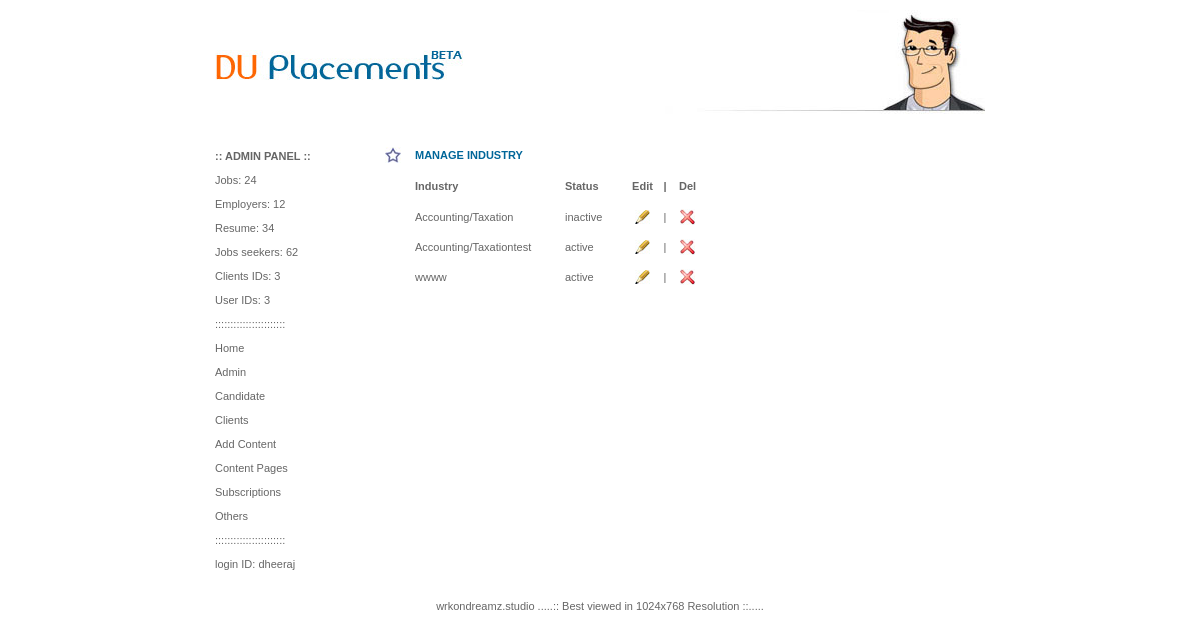
/admin/manage_industry.php (signed in), run on the app's committed database.
### tables this page shows
CREATE TABLE IF NOT EXISTS `dup_industry` (
  `industryid` int(11) NOT NULL AUTO_INCREMENT,
  `industryname` varchar(150) NOT NULL,
  `industrystatus` varchar(10) NOT NULL,
  PRIMARY KEY (`industryid`)
);

### admin/manage_industry.php (the view, shortened to what this page needs)
<?php
$sql = "select * from dup_industry";
$res = mysql_query($sql);
include("header.php");
?>
      <div style="width:770px; float:left;">
        <?php include("menu.php");?>
	<div align="left" class="adminright">
    <div style="width:600px; padding-top:5px;">
    <div style="width:600px; float:left;">
	<table width="320" border="0" cellspacing="0" cellpadding="0">
  	<tr>
    <td width="30" align="left" valign="middle"><strong><img src="../images/admin-star.jpg" alt="star" /></strong></td>
    <td width="150" height="20" align="left" valign="middle"><span class="blue"><strong> MANAGE INDUSTRY </strong></span></td>
    <td width="60" height="20" align="left" valign="middle"></td>
    <td width="35" height="20" align="left" valign="middle"></td>
    <td width="10" align="left" valign="middle"></td>
    <td width="35" height="20" align="left" valign="middle"></td>
  	</tr>
  	<tr>
    <td width="30" height="15" align="left" valign="middle"></td>
    <td width="150" height="15" align="left" valign="middle"></td>
    <td width="60" height="15" align="left" valign="middle"></td>
    <td width="35" height="15" align="left" valign="middle"></td>
    <td width="10" height="15" align="left" valign="middle"></td>
    <td width="35" height="15" align="left" valign="middle"></td>
  	</tr>
  	<tr>
    <td width="30" align="left" valign="middle">&nbsp;</td>
    <td width="150" align="left" valign="middle"><strong>Industry</strong></td>
    <td width="60" align="left" valign="middle"><strong>Status</strong></td>
    <td width="35" align="center" valign="middle"><strong>Edit</strong></td>
    <td width="10" align="center" valign="middle"><strong>|</strong></td>
    <td width="35" align="center" valign="middle"><strong>Del</strong></td>
  	</tr>
  	<tr>
    <td width="30" height="10" align="left" valign="middle"></td>
    <td width="150" height="10" align="left" valign="middle"></td>
    <td width="60" height="10" align="left" valign="middle"></td>
    <td width="35" height="10" align="center" valign="middle"></td>
    <td width="10" height="10" align="center" valign="middle"></td>
    <td width="35" height="10" align="center" valign="middle"></td>
  	</tr>
	<?php while($rs = mysql_fetch_array($res)) {
		$industryid  = $rs['industryid'];
	?>
  	<tr>
      <td width="30" height="30" align="left" valign="middle">&nbsp;</td>
      <td width="150" height="30" align="left" valign="middle"><?php echo $rs['industryname']?></td>
    <td width="60" height="30" align="left" valign="middle"><?php echo $rs['industrystatus']?></td>
    <td width="35" height="30" align="center" valign="middle"><a href="add_industry.php?id=<?php echo $industryid; ?>&act=edit"><img src="../images/admin-edit.jpg" alt="edit" width="15" height="14" border="0" /></a></td>
    <td width="10" height="30" align="center" valign="middle">|</td>
    <td width="35" height="30" align="center" valign="middle"><a href="manage_industry.php?delid=<?php echo $industryid; ?>&act=delete"><img src="../images/admin-del.jpg" alt="delete" width="15" height="16"  border=0/></a></td>
  	</tr>
	<?php } ?>
	</table>
	  </div>
		</div>
    	  </div>
    		</div>
           <?php include("footer.php");?>

### include/style.css (style rules this page uses)
body,td,th { font-family:Verdana, Arial, Helvetica, sans-serif; }
body { font-family:Verdana, Arial, Helvetica, sans-serif; background-repeat: no-repeat; margin-left: 0px; margin-top: 0px; margin-right: 0px; margin-bottom: 0px; font-size:11px; color:#666666; }
a:link { text-decoration: none; }
.blue { color:#006699; }
.adminright { width:600px; float:left; overflow:hidden; padding-top:10px; }

### data on the page
dup_industry: industryname "Accounting/Taxation", industrystatus "inactive"
dup_industry: industryname "Accounting/Taxationtest", industrystatus "active"
dup_industry: industryname "wwww", industrystatus "active"
